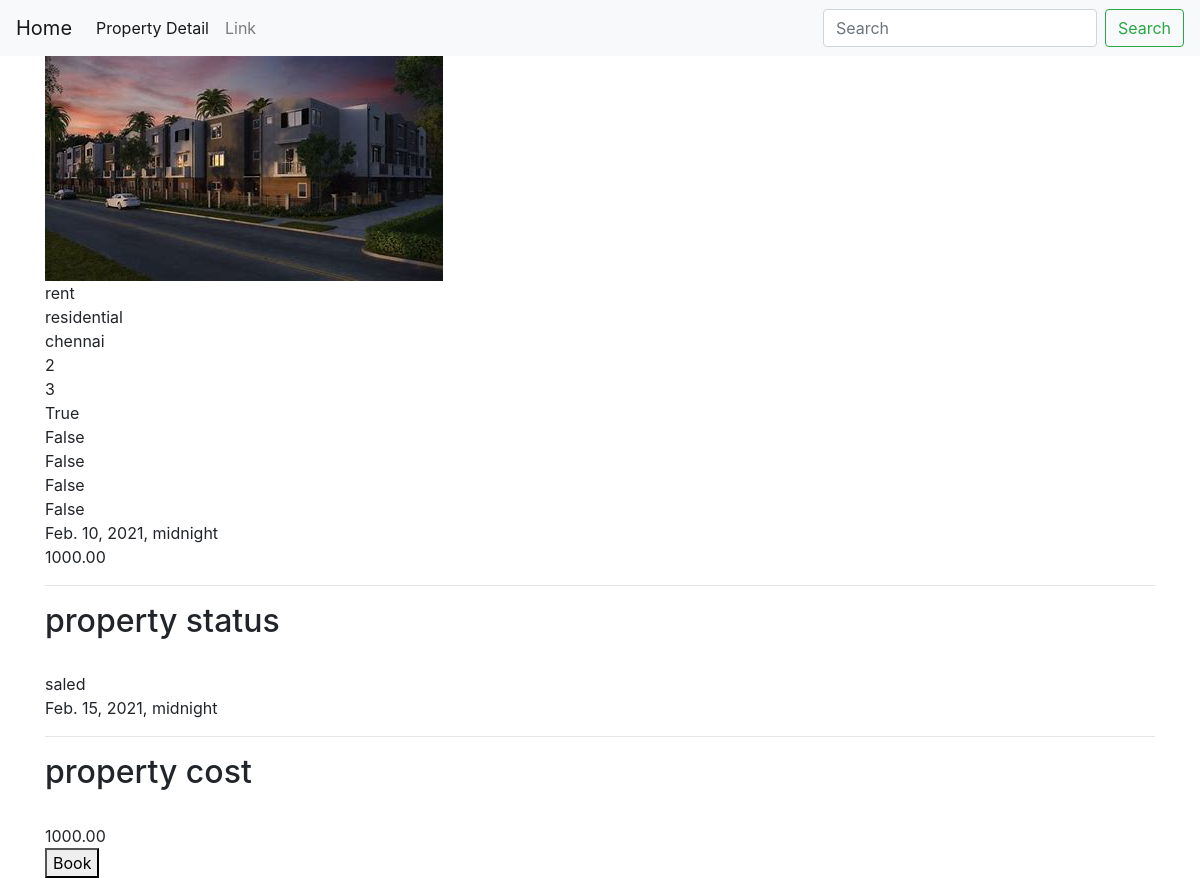
/property_detail/4e119f33-a8e5-4a82-8bb9-144449d8caeb/, run on an earlier commit of the app's database.
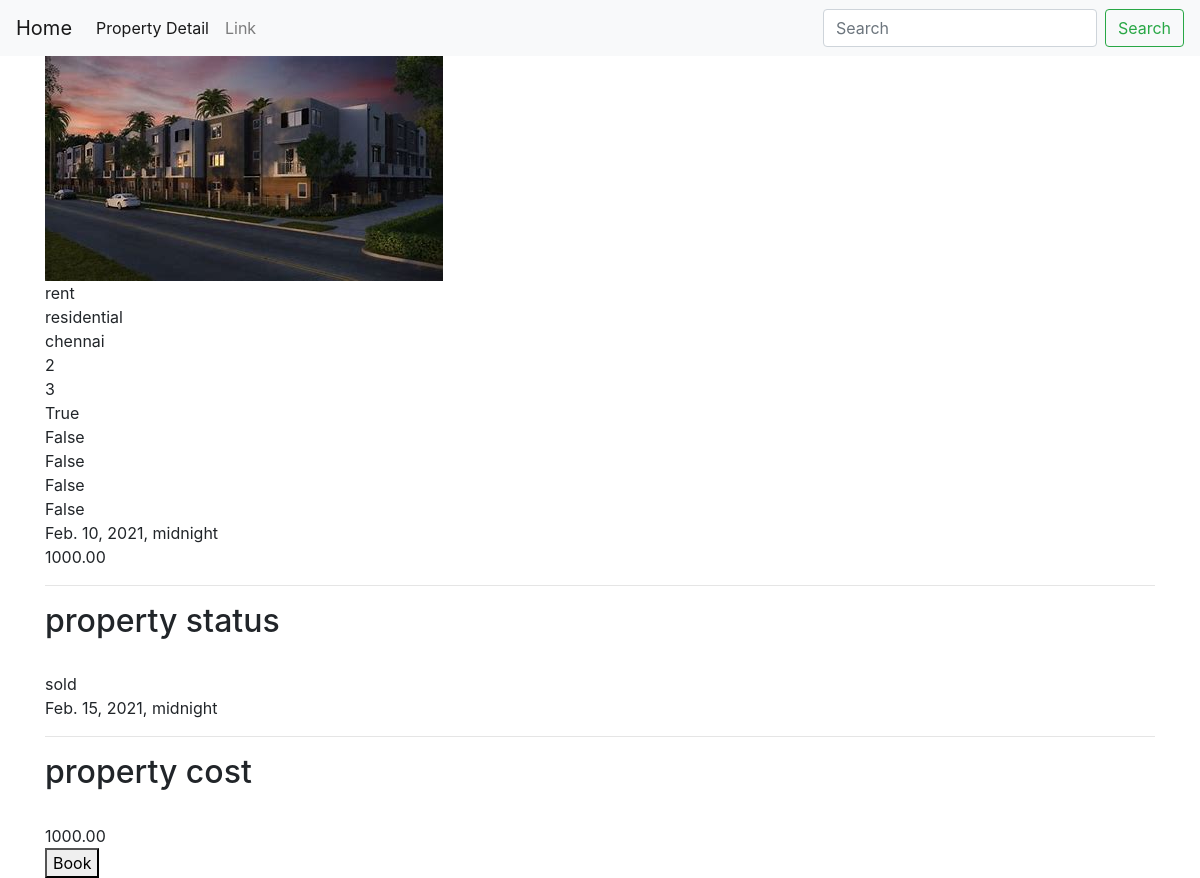
And on a later commit of the database.
### properties/models.py (models this page shows, shortened)
class Property(models.Model):
    id = models.UUIDField(primary_key=True, default=uuid.uuid4, editable=False)
    user =models.ForeignKey(User, on_delete=models.CASCADE)
    property_type =models.ForeignKey(PropertyType, on_delete= models.CASCADE)
    image =models.ImageField(upload_to="property", null=True, blank=True)
    title =models.CharField(max_length=20, null=True, blank=True)
    description =models.TextField(null=True, blank=True)
    location =models.TextField(null=True, blank=True)
    bedRooms =models.IntegerField(null=True, blank=True)
    bathRooms =models.IntegerField(null=True, blank=True)
    lift =models.BooleanField()
    carParking =models.BooleanField()
    twoWheelerParking =models.BooleanField()
    security =models.BooleanField()
    cctv =models.BooleanField()
    available_from =models.DateTimeField()
    price =models.DecimalField(max_digits=10, decimal_places=2)
    slug =models.SlugField(null=True, blank=True)

class PropertyType(models.Model):
    name = models.CharField(max_length=20, choices=TYPE)
    def __str__(self):
        return self.name

class PropertyStatus(models.Model):
    property_type =models.ForeignKey(Property, on_delete= models.CASCADE)
    date =models.DateTimeField(null=True, blank=True)
    text = models.CharField(max_length=20, null=True, blank=True)

class PropertyCost(models.Model):
    property_type =models.ForeignKey(Property, on_delete=models.CASCADE)
    value =models.DecimalField(max_digits=10, decimal_places=2)

### properties/views.py (the view)
# urls.py: path('property_detail/<uuid:pk>/', PropertyDetailView.as_view(), name='property_detail'),
class PropertyDetailView(DetailView):
    model =Property
    template_name ='properties/properties_detail.html'
    def get_context_data(self, **kwargs):
        context = super().get_context_data(**kwargs)
        context["property_status"] = PropertyStatus.objects.filter(property_type= context['object'].id)
        context["property_cost"] = PropertyCost.objects.filter(property_type= context['object'].id)
        return context

### properties/templates/properties/properties_detail.html (shortened to what this page needs)
{% extends 'base.html'%}
{% block content %}
<form method="POST" action="/bookings_form/">
<img src="{{ object.image.url}}"><br>
{{ object.property_type}}<br>
{{ object.title}}<br>
{{ object.location}}<br>
{{ object.bedRooms}}<br>
{{ object.bathRooms}}<br>
{{ object.lift}}<br>
{{ object.carParking}}<br>
{{ object.twoWheelerParking}}<br>
{{ object.security}}<br>
{{ object.cctv}}<br>
{{ object.available_from}}<br>
{{ object.price}}<br>
<hr>
{% for status in property_status%}
<h2>property status</h2><br>
{{ status.text }}<br>
{{ status.date}}<br>
{% endfor %}
<hr>
{% for cost in property_cost%}
<h2>property cost</h2><br>
{{ cost.value}}<br>
{% endfor %}
<button type="submit" >Book</button>
</form>
{% endblock %}

### templates/base.html (shortened to what this page needs)
<!doctype html>
<html lang="en">
  <head>
    <link rel="stylesheet" href="https://maxcdn.bootstrapcdn.com/bootstrap/4.0.0/css/bootstrap.min.css">
  </head>
  <body>
  <nav class="navbar navbar-expand-lg navbar-light bg-light">
  <a class="navbar-brand" href="{{ properties.url }}">Home</a>
  <div class="collapse navbar-collapse" id="navbarSupportedContent">
    <ul class="navbar-nav mr-auto">
      <li class="nav-item active">
        <a class="nav-link" href="#">Property Detail</a>
      </li>
      <li class="nav-item">
        <a class="nav-link" href="#">Link</a>
      </li>
    </ul>
    <form class="form-inline my-2 my-lg-0" >
      <input class="form-control mr-sm-2" type="search" placeholder="Search" aria-label="Search" name='q'>
      <button class="btn btn-outline-success my-2 my-sm-0" type="submit">Search</button>
    </form>
  </div>
</nav>
 <div class="container">
  {% block content %}
{% endblock %}
 </div>
  </body>
</html>

What changed in the data, as far as the page shows it:
changed PropertyStatus: text "saled" → "sold"
